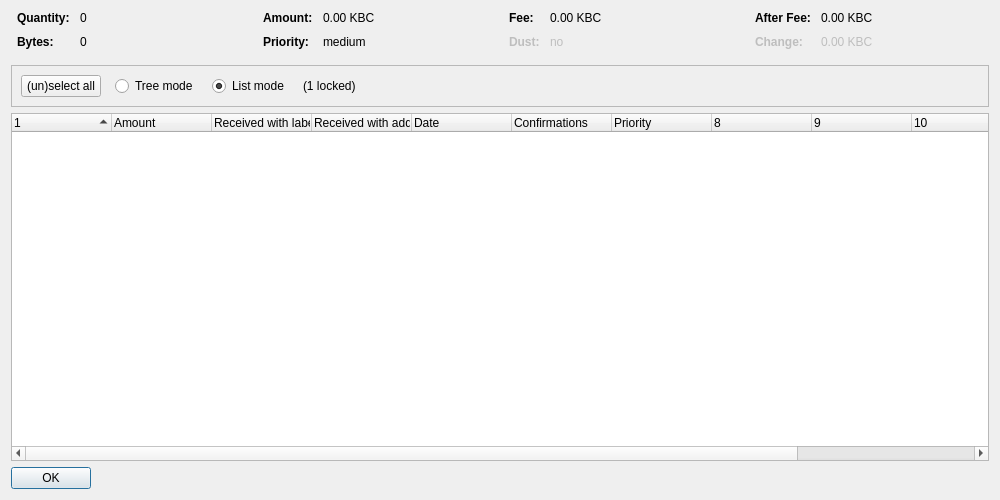
<?xml version="1.0" encoding="UTF-8"?>
<ui version="4.0">
 <class>CoinControlDialog</class>
 <widget class="QDialog" name="CoinControlDialog">
  <property name="geometry">
   <rect>
    <x>0</x>
    <y>0</y>
    <width>1000</width>
    <height>500</height>
   </rect>
  </property>
  <property name="windowTitle">
   <string>Coin Selection</string>
  </property>
  <layout class="QVBoxLayout" name="verticalLayout">
   <item>
    <layout class="QHBoxLayout" name="horizontalLayoutTop" stretch="0,0,0,0">
     <property name="topMargin">
      <number>0</number>
     </property>
     <property name="bottomMargin">
      <number>10</number>
     </property>
     <item>
      <layout class="QFormLayout" name="formLayoutCoinControl1">
       <property name="horizontalSpacing">
        <number>10</number>
       </property>
       <property name="verticalSpacing">
        <number>10</number>
       </property>
       <property name="leftMargin">
        <number>6</number>
       </property>
       <property name="rightMargin">
        <number>6</number>
       </property>
       <item row="0" column="0">
        <widget class="QLabel" name="labelCoinControlQuantityText">
         <property name="font">
          <font>
           <weight>75</weight>
           <bold>true</bold>
          </font>
         </property>
         <property name="text">
          <string>Quantity:</string>
         </property>
        </widget>
       </item>
       <item row="0" column="1">
        <widget class="QLabel" name="labelCoinControlQuantity">
         <property name="cursor">
          <cursorShape>IBeamCursor</cursorShape>
         </property>
         <property name="contextMenuPolicy">
          <enum>Qt::ActionsContextMenu</enum>
         </property>
         <property name="text">
          <string notr="true">0</string>
         </property>
         <property name="textInteractionFlags">
          <set>Qt::LinksAccessibleByMouse|Qt::TextSelectableByKeyboard|Qt::TextSelectableByMouse</set>
         </property>
        </widget>
       </item>
       <item row="1" column="0">
        <widget class="QLabel" name="labelCoinControlBytesText">
         <property name="font">
          <font>
           <weight>75</weight>
           <bold>true</bold>
          </font>
         </property>
         <property name="text">
          <string>Bytes:</string>
         </property>
        </widget>
       </item>
       <item row="1" column="1">
        <widget class="QLabel" name="labelCoinControlBytes">
         <property name="cursor">
          <cursorShape>IBeamCursor</cursorShape>
         </property>
         <property name="contextMenuPolicy">
          <enum>Qt::ActionsContextMenu</enum>
         </property>
         <property name="text">
          <string notr="true">0</string>
         </property>
         <property name="textInteractionFlags">
          <set>Qt::LinksAccessibleByMouse|Qt::TextSelectableByKeyboard|Qt::TextSelectableByMouse</set>
         </property>
        </widget>
       </item>
      </layout>
     </item>
     <item>
      <layout class="QFormLayout" name="formLayoutCoinControl2">
       <property name="horizontalSpacing">
        <number>10</number>
       </property>
       <property name="verticalSpacing">
        <number>10</number>
       </property>
       <property name="leftMargin">
        <number>6</number>
       </property>
       <property name="rightMargin">
        <number>6</number>
       </property>
       <item row="0" column="0">
        <widget class="QLabel" name="labelCoinControlAmountText">
         <property name="font">
          <font>
           <weight>75</weight>
           <bold>true</bold>
          </font>
         </property>
         <property name="text">
          <string>Amount:</string>
         </property>
        </widget>
       </item>
       <item row="0" column="1">
        <widget class="QLabel" name="labelCoinControlAmount">
         <property name="cursor">
          <cursorShape>IBeamCursor</cursorShape>
         </property>
         <property name="contextMenuPolicy">
          <enum>Qt::ActionsContextMenu</enum>
         </property>
         <property name="text">
          <string notr="true">0.00 KBC</string>
         </property>
         <property name="textInteractionFlags">
          <set>Qt::LinksAccessibleByMouse|Qt::TextSelectableByKeyboard|Qt::TextSelectableByMouse</set>
         </property>
        </widget>
       </item>
       <item row="1" column="0">
        <widget class="QLabel" name="labelCoinControlPriorityText">
         <property name="font">
          <font>
           <weight>75</weight>
           <bold>true</bold>
          </font>
         </property>
         <property name="text">
          <string>Priority:</string>
         </property>
        </widget>
       </item>
       <item row="1" column="1">
        <widget class="QLabel" name="labelCoinControlPriority">
         <property name="cursor">
          <cursorShape>IBeamCursor</cursorShape>
         </property>
         <property name="contextMenuPolicy">
          <enum>Qt::ActionsContextMenu</enum>
         </property>
         <property name="text">
          <string notr="true">medium</string>
         </property>
         <property name="textInteractionFlags">
          <set>Qt::LinksAccessibleByMouse|Qt::TextSelectableByKeyboard|Qt::TextSelectableByMouse</set>
         </property>
        </widget>
       </item>
      </layout>
     </item>
     <item>
      <layout class="QFormLayout" name="formLayoutCoinControl3">
       <property name="horizontalSpacing">
        <number>10</number>
       </property>
       <property name="verticalSpacing">
        <number>10</number>
       </property>
       <property name="leftMargin">
        <number>6</number>
       </property>
       <property name="rightMargin">
        <number>6</number>
       </property>
       <item row="0" column="0">
        <widget class="QLabel" name="labelCoinControlFeeText">
         <property name="font">
          <font>
           <weight>75</weight>
           <bold>true</bold>
          </font>
         </property>
         <property name="text">
          <string>Fee:</string>
         </property>
        </widget>
       </item>
       <item row="0" column="1">
        <widget class="QLabel" name="labelCoinControlFee">
         <property name="cursor">
          <cursorShape>IBeamCursor</cursorShape>
         </property>
         <property name="contextMenuPolicy">
          <enum>Qt::ActionsContextMenu</enum>
         </property>
         <property name="text">
          <string notr="true">0.00 KBC</string>
         </property>
         <property name="textInteractionFlags">
          <set>Qt::LinksAccessibleByMouse|Qt::TextSelectableByKeyboard|Qt::TextSelectableByMouse</set>
         </property>
        </widget>
       </item>
       <item row="1" column="0">
        <widget class="QLabel" name="labelCoinControlLowOutputText">
         <property name="enabled">
          <bool>false</bool>
         </property>
         <property name="font">
          <font>
           <weight>75</weight>
           <bold>true</bold>
          </font>
         </property>
         <property name="text">
          <string>Dust:</string>
         </property>
        </widget>
       </item>
       <item row="1" column="1">
        <widget class="QLabel" name="labelCoinControlLowOutput">
         <property name="enabled">
          <bool>false</bool>
         </property>
         <property name="cursor">
          <cursorShape>IBeamCursor</cursorShape>
         </property>
         <property name="contextMenuPolicy">
          <enum>Qt::ActionsContextMenu</enum>
         </property>
         <property name="text">
          <string notr="true">no</string>
         </property>
         <property name="textInteractionFlags">
          <set>Qt::LinksAccessibleByMouse|Qt::TextSelectableByKeyboard|Qt::TextSelectableByMouse</set>
         </property>
        </widget>
       </item>
      </layout>
     </item>
     <item>
      <layout class="QFormLayout" name="formLayoutCoinControl4">
       <property name="horizontalSpacing">
        <number>10</number>
       </property>
       <property name="verticalSpacing">
        <number>10</number>
       </property>
       <property name="leftMargin">
        <number>6</number>
       </property>
       <property name="rightMargin">
        <number>6</number>
       </property>
       <item row="0" column="0">
        <widget class="QLabel" name="labelCoinControlAfterFeeText">
         <property name="font">
          <font>
           <weight>75</weight>
           <bold>true</bold>
          </font>
         </property>
         <property name="text">
          <string>After Fee:</string>
         </property>
        </widget>
       </item>
       <item row="0" column="1">
        <widget class="QLabel" name="labelCoinControlAfterFee">
         <property name="cursor">
          <cursorShape>IBeamCursor</cursorShape>
         </property>
         <property name="contextMenuPolicy">
          <enum>Qt::ActionsContextMenu</enum>
         </property>
         <property name="text">
          <string notr="true">0.00 KBC</string>
         </property>
         <property name="textInteractionFlags">
          <set>Qt::LinksAccessibleByMouse|Qt::TextSelectableByKeyboard|Qt::TextSelectableByMouse</set>
         </property>
        </widget>
       </item>
       <item row="1" column="0">
        <widget class="QLabel" name="labelCoinControlChangeText">
         <property name="enabled">
          <bool>false</bool>
         </property>
         <property name="font">
          <font>
           <weight>75</weight>
           <bold>true</bold>
          </font>
         </property>
         <property name="text">
          <string>Change:</string>
         </property>
        </widget>
       </item>
       <item row="1" column="1">
        <widget class="QLabel" name="labelCoinControlChange">
         <property name="enabled">
          <bool>false</bool>
         </property>
         <property name="cursor">
          <cursorShape>IBeamCursor</cursorShape>
         </property>
         <property name="contextMenuPolicy">
          <enum>Qt::ActionsContextMenu</enum>
         </property>
         <property name="text">
          <string notr="true">0.00 KBC</string>
         </property>
         <property name="textInteractionFlags">
          <set>Qt::LinksAccessibleByMouse|Qt::TextSelectableByKeyboard|Qt::TextSelectableByMouse</set>
         </property>
        </widget>
       </item>
      </layout>
     </item>
    </layout>
   </item>
   <item>
    <widget class="QFrame" name="frame">
     <property name="minimumSize">
      <size>
       <width>0</width>
       <height>40</height>
      </size>
     </property>
     <property name="frameShape">
      <enum>QFrame::StyledPanel</enum>
     </property>
     <property name="frameShadow">
      <enum>QFrame::Sunken</enum>
     </property>
     <layout class="QHBoxLayout" name="horizontalLayout">
      <item>
       <layout class="QHBoxLayout" name="horizontalLayoutPanel" stretch="0,0,0,0,0">
        <property name="spacing">
         <number>14</number>
        </property>
        <item>
         <widget class="QPushButton" name="pushButtonSelectAll">
          <property name="sizePolicy">
           <sizepolicy hsizetype="Maximum" vsizetype="Fixed">
            <horstretch>0</horstretch>
            <verstretch>0</verstretch>
           </sizepolicy>
          </property>
          <property name="text">
           <string>(un)select all</string>
          </property>
          <property name="autoDefault">
           <bool>false</bool>
          </property>
         </widget>
        </item>
        <item>
         <widget class="QRadioButton" name="radioTreeMode">
          <property name="sizePolicy">
           <sizepolicy hsizetype="Maximum" vsizetype="Fixed">
            <horstretch>0</horstretch>
            <verstretch>0</verstretch>
           </sizepolicy>
          </property>
          <property name="text">
           <string>Tree mode</string>
          </property>
         </widget>
        </item>
        <item>
         <widget class="QRadioButton" name="radioListMode">
          <property name="sizePolicy">
           <sizepolicy hsizetype="Maximum" vsizetype="Fixed">
            <horstretch>0</horstretch>
            <verstretch>0</verstretch>
           </sizepolicy>
          </property>
          <property name="text">
           <string>List mode</string>
          </property>
          <property name="checked">
           <bool>true</bool>
          </property>
         </widget>
        </item>
        <item>
         <widget class="QLabel" name="labelLocked">
          <property name="text">
           <string notr="true">(1 locked)</string>
          </property>
         </widget>
        </item>
        <item>
         <spacer name="horizontalSpacer">
          <property name="orientation">
           <enum>Qt::Horizontal</enum>
          </property>
          <property name="sizeHint" stdset="0">
           <size>
            <width>40</width>
            <height>20</height>
           </size>
          </property>
         </spacer>
        </item>
       </layout>
      </item>
     </layout>
    </widget>
   </item>
   <item>
    <widget class="CoinControlTreeWidget" name="treeWidget">
     <property name="contextMenuPolicy">
      <enum>Qt::CustomContextMenu</enum>
     </property>
     <property name="sortingEnabled">
      <bool>false</bool>
     </property>
     <property name="columnCount">
      <number>12</number>
     </property>
     <attribute name="headerShowSortIndicator" stdset="0">
      <bool>true</bool>
     </attribute>
     <attribute name="headerStretchLastSection">
      <bool>false</bool>
     </attribute>
     <column>
      <property name="text">
       <string/>
      </property>
     </column>
     <column>
      <property name="text">
       <string>Amount</string>
      </property>
     </column>
     <column>
      <property name="text">
       <string>Received with label</string>
      </property>
     </column>
     <column>
      <property name="text">
       <string>Received with address</string>
      </property>
     </column>
     <column>
      <property name="text">
       <string>Date</string>
      </property>
     </column>
     <column>
      <property name="text">
       <string>Confirmations</string>
      </property>
      <property name="toolTip">
       <string>Confirmed</string>
      </property>
     </column>
     <column>
      <property name="text">
       <string>Priority</string>
      </property>
     </column>
     <column>
      <property name="text">
       <string/>
      </property>
     </column>
     <column>
      <property name="text">
       <string/>
      </property>
     </column>
     <column>
      <property name="text">
       <string/>
      </property>
     </column>
     <column>
      <property name="text">
       <string/>
      </property>
     </column>
     <column>
      <property name="text">
       <string/>
      </property>
     </column>
    </widget>
   </item>
   <item>
    <widget class="QDialogButtonBox" name="buttonBox">
     <property name="sizePolicy">
      <sizepolicy hsizetype="Maximum" vsizetype="Fixed">
       <horstretch>0</horstretch>
       <verstretch>0</verstretch>
      </sizepolicy>
     </property>
     <property name="orientation">
      <enum>Qt::Horizontal</enum>
     </property>
     <property name="standardButtons">
      <set>QDialogButtonBox::Ok</set>
     </property>
    </widget>
   </item>
  </layout>
 </widget>
 <customwidgets>
  <customwidget>
   <class>CoinControlTreeWidget</class>
   <extends>QTreeWidget</extends>
   <header>coincontroltreewidget.h</header>
  </customwidget>
 </customwidgets>
 <resources/>
 <connections/>
</ui>
